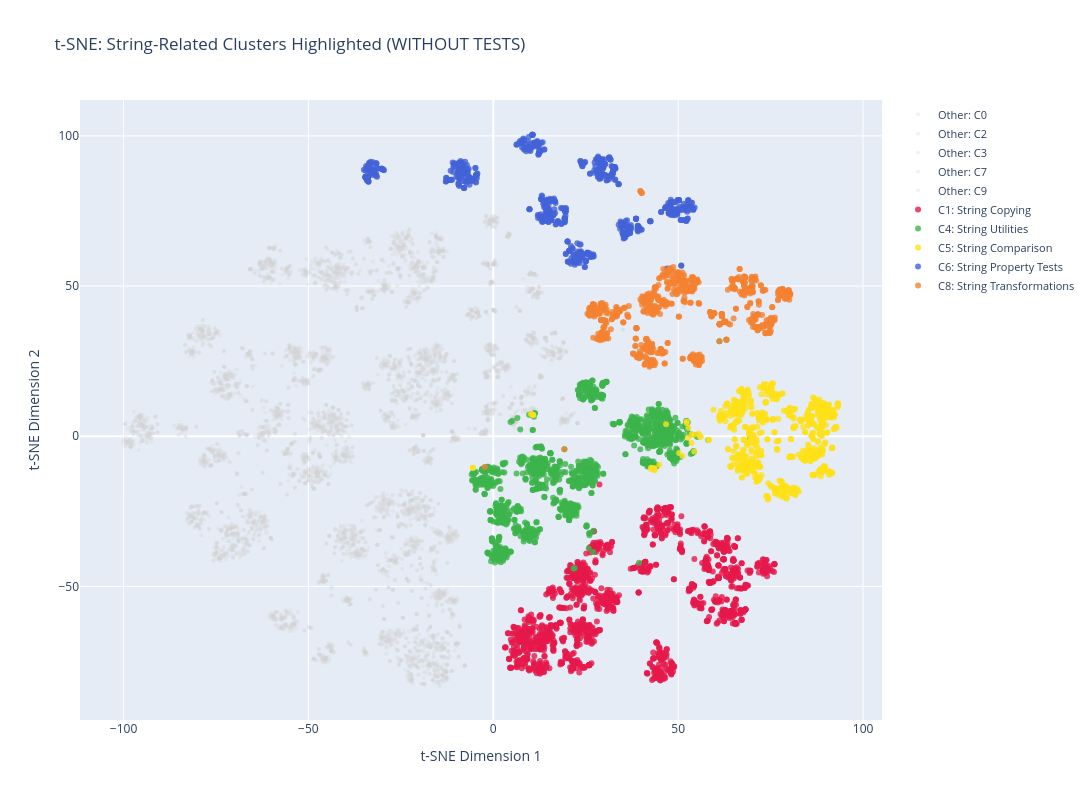

The notebook cell this image was saved under:
### Markdown cell above
### 16.5 t-SNE Visualization: String Clusters Highlighted

### Code cell
# Create a special visualization highlighting string-related clusters
print("="*100)
print("VISUALIZATION: String-Related Clusters in t-SNE Space")
print("="*100)
print()

# Create figure
fig = go.Figure()

# Plot non-string clusters first (gray)
for cluster_id in range(10):
    if cluster_id not in string_clusters:
        cluster_df = df[df['cluster_kmeans'] == cluster_id]
        fig.add_trace(go.Scatter(
            x=cluster_df['tsne_x'],
            y=cluster_df['tsne_y'],
            mode='markers',
            name=f'Other: C{cluster_id}',
            marker=dict(size=4, opacity=0.3, color='lightgray'),
            showlegend=True
        ))

# Plot string clusters (colored)
colors = ['#e6194b', '#3cb44b', '#ffe119', '#4363d8', '#f58231']
for i, cluster_id in enumerate(string_clusters):
    cluster_df = df[df['cluster_kmeans'] == cluster_id]
    cluster_name = string_cluster_info[cluster_id]['name']
    
    fig.add_trace(go.Scatter(
        x=cluster_df['tsne_x'],
        y=cluster_df['tsne_y'],
        mode='markers',
        name=f'C{cluster_id}: {cluster_name}',
        marker=dict(size=6, opacity=0.8, color=colors[i]),
        showlegend=True
    ))

fig.update_layout(
    title='t-SNE: String-Related Clusters Highlighted (WITHOUT TESTS)',
    xaxis_title='t-SNE Dimension 1',
    yaxis_title='t-SNE Dimension 2',
    width=1200,
    height=800,
    font=dict(size=12),
    legend=dict(font=dict(size=11))
)

fig.write_html("t-sne_string_clusters_analysis.html")
print("✓ Visualization saved to: t-sne_string_clusters_analysis.html")
fig.show()

### Figure 1 — Plotly figure (JSON) as saved in the notebook; plotly's stock layout.template omitted (floating-point values rounded to 4 significant figures; data arrays with more than 128 entries replaced by an {"elided": "..."} marker saying what was removed)
{"data": [{"marker": {"color": "lightgray", "opacity": 0.3, "size": 4}, "mode": "markers", "name": "Other: C0", "showlegend": true, "type": "scatter", "x": {"elided": "921 float values"}, "y": {"elided": "921 float values"}}, {"marker": {"color": "lightgray", "opacity": 0.3, "size": 4}, "mode": "markers", "name": "Other: C2", "showlegend": true, "type": "scatter", "x": {"elided": "646 float values"}, "y": {"elided": "646 float values"}}, {"marker": {"color": "lightgray", "opacity": 0.3, "size": 4}, "mode": "markers", "name": "Other: C3", "showlegend": true, "type": "scatter", "x": {"elided": "1715 float values"}, "y": {"elided": "1715 float values"}}, {"marker": {"color": "lightgray", "opacity": 0.3, "size": 4}, "mode": "markers", "name": "Other: C7", "showlegend": true, "type": "scatter", "x": {"elided": "982 float values"}, "y": {"elided": "982 float values"}}, {"marker": {"color": "lightgray", "opacity": 0.3, "size": 4}, "mode": "markers", "name": "Other: C9", "showlegend": true, "type": "scatter", "x": {"elided": "2051 float values"}, "y": {"elided": "2051 float values"}}, {"marker": {"color": "#e6194b", "opacity": 0.8, "size": 6}, "mode": "markers", "name": "C1: String Copying", "showlegend": true, "type": "scatter", "x": {"elided": "1736 float values"}, "y": {"elided": "1736 float values"}}, {"marker": {"color": "#3cb44b", "opacity": 0.8, "size": 6}, "mode": "markers", "name": "C4: String Utilities", "showlegend": true, "type": "scatter", "x": {"elided": "1452 float values"}, "y": {"elided": "1452 float values"}}, {"marker": {"color": "#ffe119", "opacity": 0.8, "size": 6}, "mode": "markers", "name": "C5: String Comparison", "showlegend": true, "type": "scatter", "x": {"elided": "909 float values"}, "y": {"elided": "909 float values"}}, {"marker": {"color": "#4363d8", "opacity": 0.8, "size": 6}, "mode": "markers", "name": "C6: String Property Tests", "showlegend": true, "type": "scatter", "x": {"elided": "883 float values"}, "y": {"elided": "883 float values"}}, {"marker": {"color": "#f58231", "opacity": 0.8, "size": 6}, "mode": "markers", "name": "C8: String Transformations", "showlegend": true, "type": "scatter", "x": {"elided": "937 float values"}, "y": {"elided": "937 float values"}}], "layout": {"font": {"size": 12}, "height": 800, "legend": {"font": {"size": 11}}, "title": {"text": "t-SNE: String-Related Clusters Highlighted (WITHOUT TESTS)"}, "width": 1200, "xaxis": {"title": {"text": "t-SNE Dimension 1"}}, "yaxis": {"title": {"text": "t-SNE Dimension 2"}}}}
